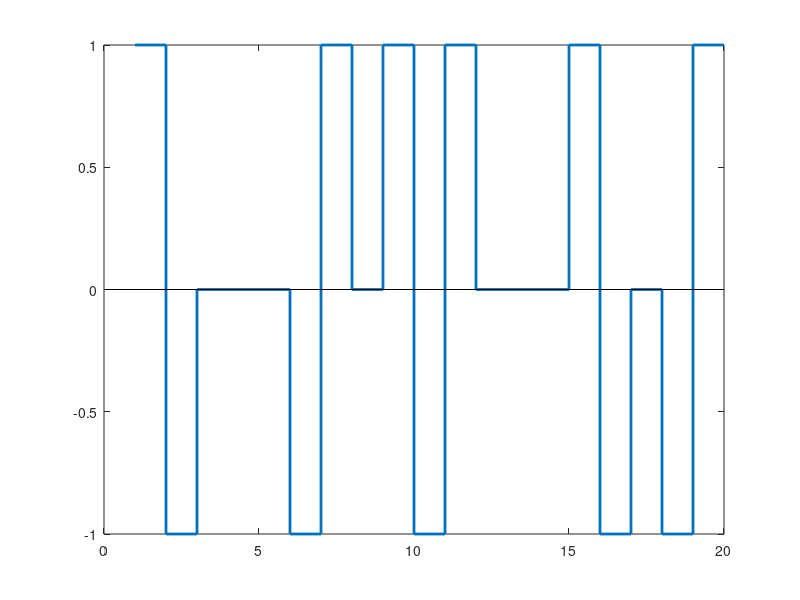

MATLAB code to generate this figure: (Note: this script raises an error after producing the figure.)
% inputData = [1 0 0 0 0 0 0 0 0 0 0 1 1 0 0 1 1]
inputData = [1 1 0 0 0 0 0 0 0 0 1 0 0 0 0 0 0 0 0]

count = 0
j = 0
backCount = 0
outMat = zeros(1, length(inputData))
for i = 1:length(inputData)
    if inputData(i) == 0
        count = count + 1
        backCount = i - 8
    else
        j = j + 1
        count = 0
%         result(i) = inputData(i)
        if mod(j,2)==0
            outMat(i)=-1
        else
            outMat(i)=+1
        end
%         outMat(i) = inputData(i)
    end
    if count == 8 && outMat(i-8) == 1
%             result(backCount:backCount+8) = [1 0 0 0 1 -1 0 -1 1]
            outMat(backCount:backCount+8) = [1 0 0 0 1 -1 0 -1 1]
        elseif count == 8 && outMat(i-8) == -1
%             result(backCount:backCount+8) = [-1 0 0 0 -1 1 0 1 -1]
            outMat(backCount:backCount+8) = [-1 0 0 0 -1 1 0 1 -1]
        end
end
resultFinal = outMat
if resultFinal(end) == 1
    resultFinal(1, end+1) = 1
elseif resultFinal(end) == -1
    resultFinal(1, end+1) = -1
else
    resultFinal(1, end+1) = 0
end
stairs(resultFinal, 'LineWidth', 2);
line(xlim(),[0,0],'LineWidth', 0.1, 'Color', 'k')
xline(2,'--','LineWidth',1);
xline(3,'--','LineWidth',1);
xline(4,'--','LineWidth',1);
xline(5,'--','LineWidth',1);
xline(6,'--','LineWidth',1);
xline(7,'--','LineWidth',1);
xline(8,'--','LineWidth',1);
xline(9,'--','LineWidth',1);
for k = 1:length(inputData)
    text(k+0.5,1.2,num2str(inputData(k)))
    text(k+0.5,-1.2,num2str(outMat(k)))
end
axis([1 length(resultFinal) -2 2])
grid on
